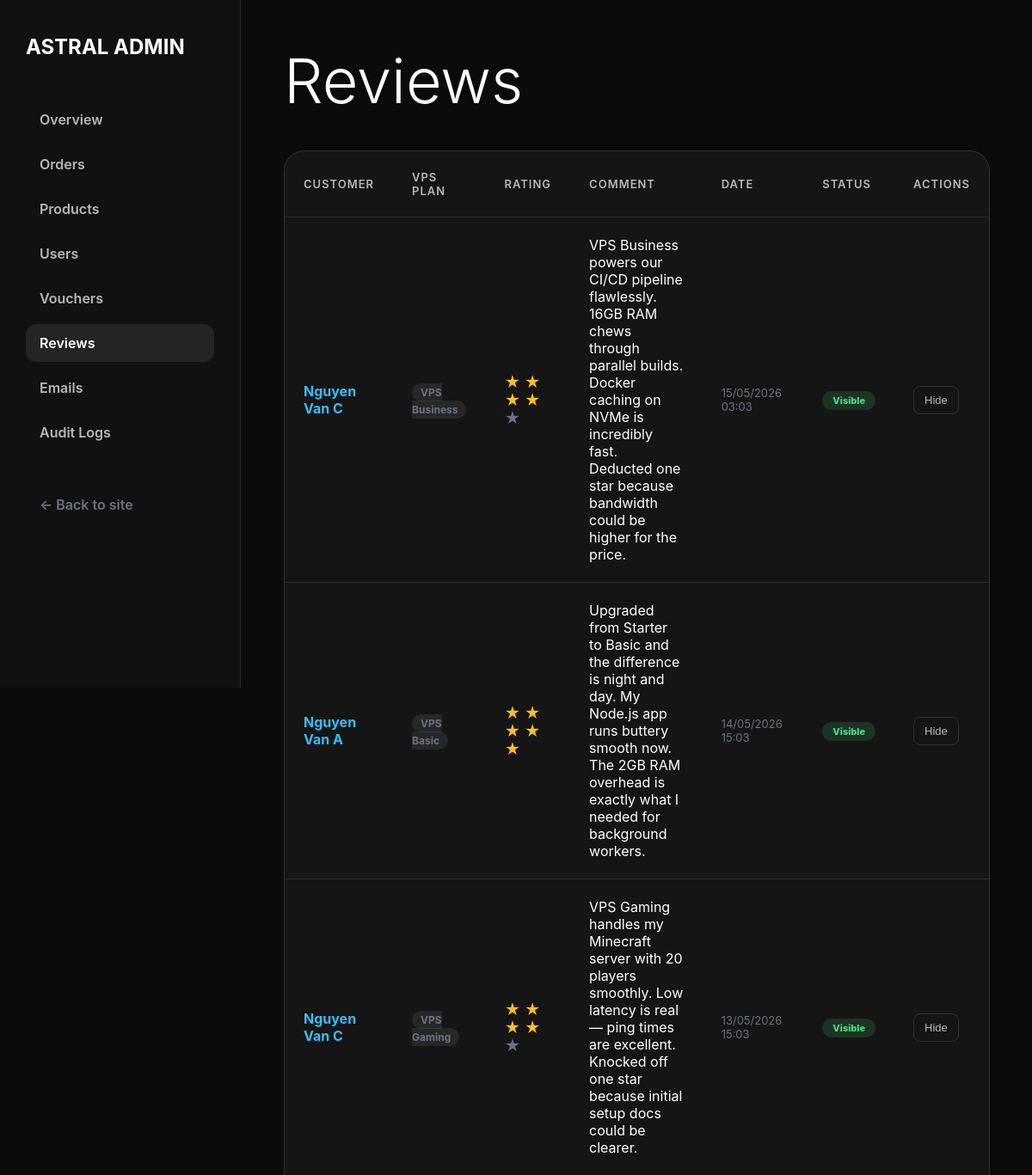
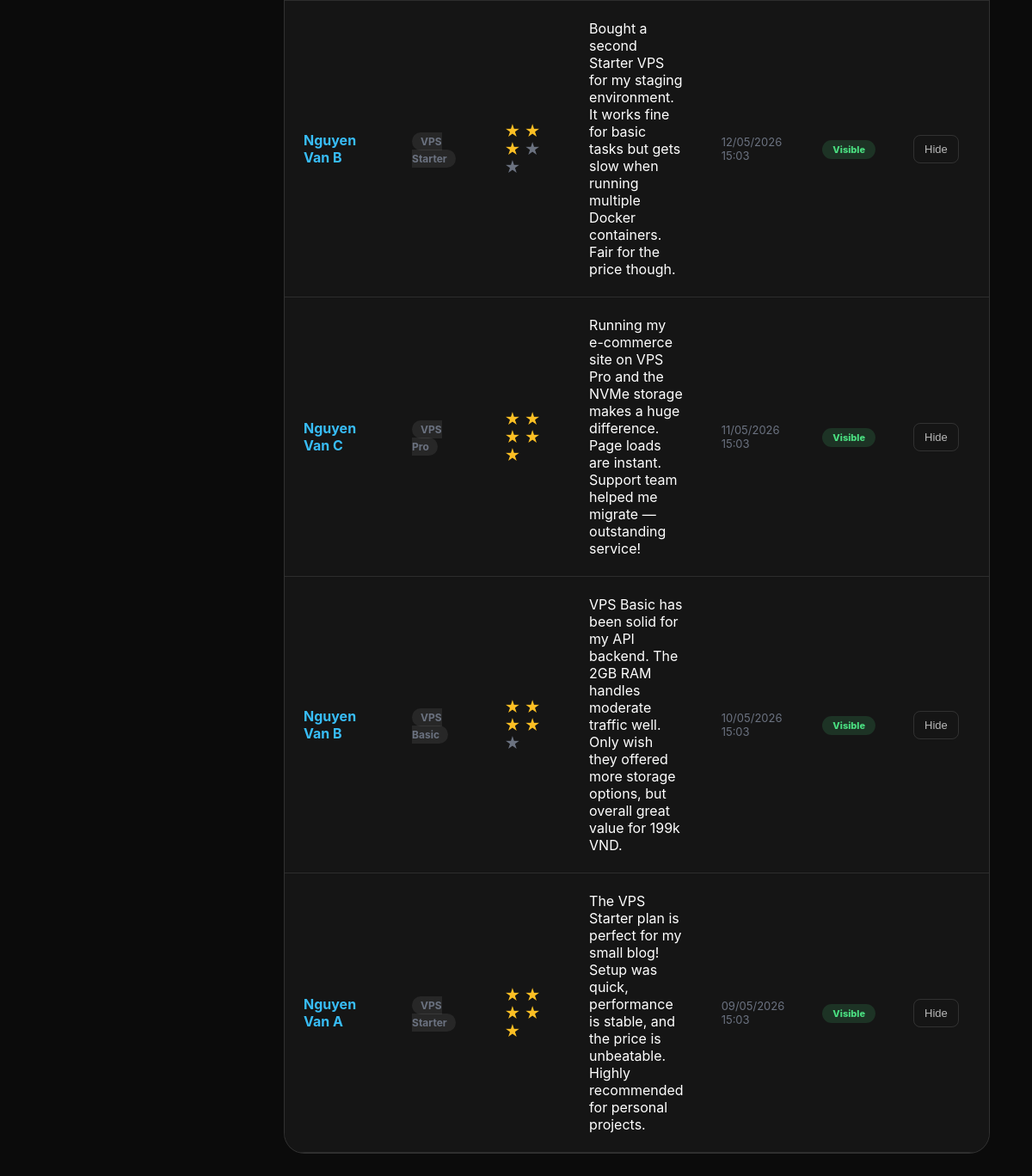
The app's page /admin/reviews (signed in), older data (2 pictures, top to bottom).
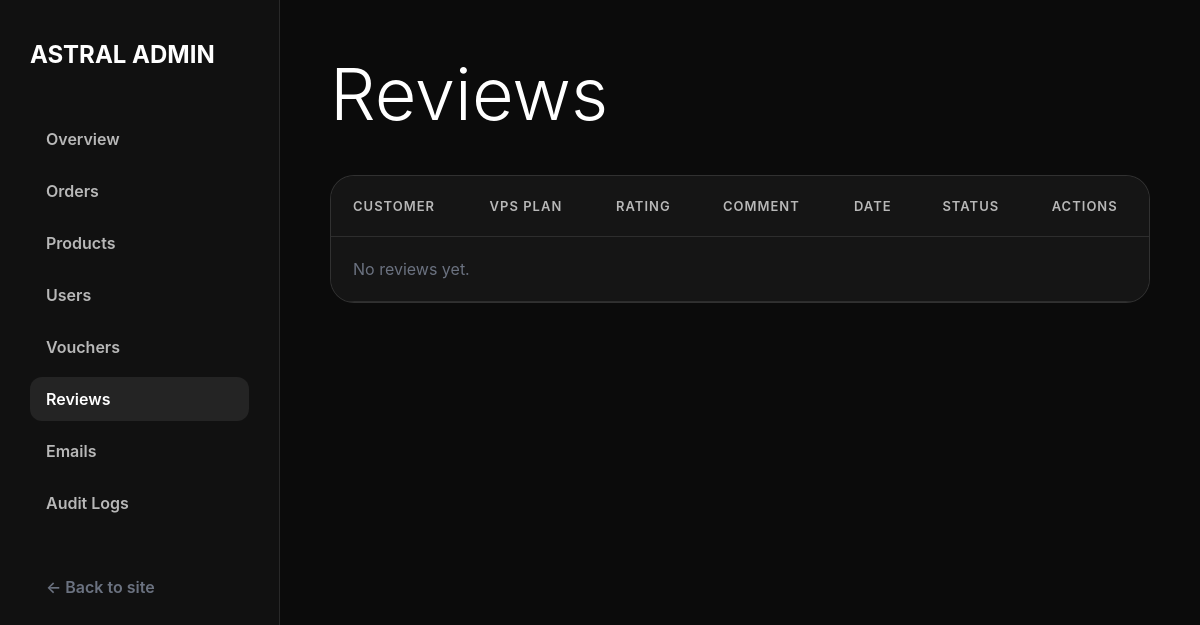
The same page, newer data.
### tables this page shows
CREATE TABLE reviews (
    id          INT UNSIGNED AUTO_INCREMENT PRIMARY KEY,
    user_id     INT UNSIGNED  NOT NULL,
    product_id  INT UNSIGNED  NOT NULL,
    order_id    INT UNSIGNED  NOT NULL,
    rating      TINYINT(1)    NOT NULL CHECK (rating BETWEEN 1 AND 5),
    comment     TEXT          NOT NULL,
    is_visible  TINYINT(1)    NOT NULL DEFAULT 1,
    created_at  TIMESTAMP     NOT NULL DEFAULT CURRENT_TIMESTAMP,
    updated_at  TIMESTAMP     NOT NULL DEFAULT CURRENT_TIMESTAMP ON UPDATE CURRENT_TIMESTAMP,

    UNIQUE KEY uq_review_per_order (user_id, order_id),
    FOREIGN KEY (user_id)    REFERENCES users(id)    ON DELETE CASCADE,
    FOREIGN KEY (product_id) REFERENCES products(id) ON DELETE CASCADE,
    FOREIGN KEY (order_id)   REFERENCES orders(id)   ON DELETE CASCADE,
    INDEX idx_product_visible (product_id, is_visible),
    INDEX idx_rating (rating)
);

CREATE TABLE users (
    id            INT UNSIGNED AUTO_INCREMENT PRIMARY KEY,
    name          VARCHAR(100)  NOT NULL,
    email         VARCHAR(150)  NOT NULL UNIQUE,
    password      VARCHAR(255)  NOT NULL,                         
    phone         VARCHAR(20)   DEFAULT NULL,
    avatar        VARCHAR(255)  DEFAULT 'default_avatar.png',
    role          ENUM('user','staff','admin') NOT NULL DEFAULT 'user',
     
    tier          ENUM('silver','gold','diamond') NOT NULL DEFAULT 'silver',
    total_spent   DECIMAL(15,2) NOT NULL DEFAULT 0.00,
    is_locked     TINYINT(1)    NOT NULL DEFAULT 0,               
    locked_reason VARCHAR(255)  DEFAULT NULL,
    is_verified   TINYINT(1)    NOT NULL DEFAULT 1,               
    verification_token VARCHAR(64) DEFAULT NULL,
    mfa_secret          VARCHAR(32)   DEFAULT NULL,
    mfa_enabled         TINYINT(1)    NOT NULL DEFAULT 0,
    created_at    TIMESTAMP     NOT NULL DEFAULT CURRENT_TIMESTAMP,
    updated_at    TIMESTAMP     NOT NULL DEFAULT CURRENT_TIMESTAMP ON UPDATE CURRENT_TIMESTAMP,

    INDEX idx_role (role),
    INDEX idx_tier (tier),
    INDEX idx_is_locked (is_locked)
);

CREATE TABLE products (
    id            INT UNSIGNED AUTO_INCREMENT PRIMARY KEY,
    name          VARCHAR(150)  NOT NULL,                         
    slug          VARCHAR(200)  NOT NULL UNIQUE,                  
    description   TEXT          DEFAULT NULL,
     
    cpu           VARCHAR(50)   NOT NULL,                         
    ram           VARCHAR(50)   NOT NULL,                         
    storage       VARCHAR(50)   NOT NULL,                         
    bandwidth     VARCHAR(50)   NOT NULL,                         
    os_options    VARCHAR(255)  DEFAULT NULL,                     
     
    price         DECIMAL(15,2) NOT NULL,                         
    stock         INT           NOT NULL DEFAULT 100,             
    image         VARCHAR(255)  DEFAULT 'default_product.png',
     
    is_active     TINYINT(1)    NOT NULL DEFAULT 1,               
    created_by    INT UNSIGNED  DEFAULT NULL,                     
    created_at    TIMESTAMP     NOT NULL DEFAULT CURRENT_TIMESTAMP,
    updated_at    TIMESTAMP     NOT NULL DEFAULT CURRENT_TIMESTAMP ON UPDATE CURRENT_TIMESTAMP,

    FOREIGN KEY (created_by) REFERENCES users(id) ON DELETE SET NULL,
    INDEX idx_is_active (is_active),
    INDEX idx_price (price),
    INDEX idx_slug (slug)
);

### src/Controllers/AdminReviewController.php (called while the page is built, shortened)
<?php
class AdminReviewController extends Controller {
    public function index() {
        $reviews = Review::getAllForAdmin();
        require_once __DIR__ . '/../Views/admin/reviews/index.php';
    }
}

### src/index.php (called while the page is built, shortened)
<?php
    $router = new Router();
    $router->get('/',           \App\Controllers\ProductController::class, 'index');
    $router->get('/plans',      \App\Controllers\ProductController::class, 'plans');
    $router->get('/product',    \App\Controllers\ProductController::class, 'detail');
    $router->get('/blog',       \App\Controllers\ProductController::class, 'blog');
    $router->get('/docs',       \App\Controllers\ProductController::class, 'docs');
    $router->get('/api/health', \App\Controllers\HealthController::class, 'index');
    $router->get('/api/service-status', \App\Controllers\ConsoleController::class, 'status');
    $router->get('/login',      \App\Controllers\AuthController::class, 'login');
    $router->post('/login',     \App\Controllers\AuthController::class, 'login');
    $router->get('/register',   \App\Controllers\AuthController::class, 'register');
    $router->post('/register',  \App\Controllers\AuthController::class, 'register');
    $router->get('/logout',     \App\Controllers\AuthController::class, 'logout');
    $router->get('/verify',     \App\Controllers\AuthController::class, 'verify');
    $router->get('/verify-otp', \App\Controllers\AuthController::class, 'showOtpForm');
    $router->post('/verify-otp',\App\Controllers\AuthController::class, 'showOtpForm');
    $router->get('/forgot-password',    \App\Controllers\PasswordResetController::class, 'forgot');
    $router->post('/forgot-password',   \App\Controllers\PasswordResetController::class, 'forgot');
    $router->get('/reset-password',     \App\Controllers\PasswordResetController::class, 'reset');
    $router->post('/reset-password',    \App\Controllers\PasswordResetController::class, 'reset');
    $router->get('/mfa-verify',     \App\Controllers\AuthController::class, 'mfaVerify');
    $router->post('/mfa-verify',    \App\Controllers\AuthController::class, 'mfaVerify');
    $router->get('/mfa-setup',      \App\Controllers\ProfileController::class, 'setupMfa');
    $router->post('/mfa-setup',     \App\Controllers\ProfileController::class, 'setupMfa');
    $router->get('/cart',           \App\Controllers\CartController::class, 'index');
    $router->post('/cart/add',      \App\Controllers\CartController::class, 'add');
    $router->post('/cart/remove',   \App\Controllers\CartController::class, 'remove');
    $router->post('/cart/update',   \App\Controllers\CartController::class, 'update');
    $router->get('/cart/count',     \App\Controllers\CartController::class, 'count');
    $router->get('/checkout',       \App\Controllers\CheckoutController::class, 'index');
    $router->post('/checkout/place-order',      \App\Controllers\CheckoutController::class, 'placeOrder');
    $router->get('/checkout/place-order',       \App\Controllers\CheckoutController::class, 'placeOrderGet');
    $router->get('/checkout/success',           \App\Controllers\CheckoutController::class, 'success');
    $router->post('/checkout/validate-voucher', \App\Controllers\CheckoutController::class, 'validateVoucher');
    $router->get('/payment/vnpay-return',   \App\Controllers\PaymentController::class, 'vnpayReturn');
    $router->get('/payment/vnpay-ipn',      \App\Controllers\PaymentController::class, 'vnpayIpn');
    $router->get('/orders',             \App\Controllers\OrderController::class, 'index');
    $router->get('/orders/invoice',     \App\Controllers\OrderController::class, 'invoice');
    $router->post('/orders/cancel',     \App\Controllers\OrderController::class, 'cancel');
    $router->post('/service/stop',      \App\Controllers\ServiceController::class, 'stop');
    $router->post('/service/start',     \App\Controllers\ServiceController::class, 'start');
    $router->post('/service/restart',   \App\Controllers\ServiceController::class, 'restart');
    $router->post('/service/rebuild',   \App\Controllers\ServiceController::class, 'rebuild');
    $router->get('/inbox',              \App\Controllers\InboxController::class, 'index');
    $router->post('/inbox/read',        \App\Controllers\InboxController::class, 'markRead');
    $router->get('/profile',            \App\Controllers\ProfileController::class, 'index');
    $router->post('/profile/update',    \App\Controllers\ProfileController::class, 'update');
    $router->get('/console',            \App\Controllers\ConsoleController::class, 'index');
    $router->get('/admin/orders',           \App\Controllers\AdminOrderController::class, 'index');
    $router->get('/admin/orders/invoice',   \App\Controllers\AdminOrderController::class, 'invoice');
    $router->post('/admin/orders/update',   \App\Controllers\AdminOrderController::class, 'update');
    $router->get('/admin/products',         \App\Controllers\AdminProductController::class, 'index');
    $router->post('/admin/products/store',  \App\Controllers\AdminProductController::class, 'store');
    $router->post('/admin/products/update', \App\Controllers\AdminProductController::class, 'update');
    $router->post('/admin/products/toggle', \App\Controllers\AdminProductController::class, 'toggle');
    $router->get('/admin',                  \App\Controllers\AdminDashboardController::class, 'index');
    $router->get('/admin/dashboard',        \App\Controllers\AdminDashboardController::class, 'index');
    $router->get('/admin/users',            \App\Controllers\AdminUserController::class, 'index');
    $router->post('/admin/users/toggle-lock', \App\Controllers\AdminUserController::class, 'toggleLock');
    $router->get('/admin/vouchers',         \App\Controllers\AdminVoucherController::class, 'index');
    $router->post('/admin/vouchers/store',  \App\Controllers\AdminVoucherController::class, 'store');
    $router->post('/admin/vouchers/toggle', \App\Controllers\AdminVoucherController::class, 'toggle');
    $router->get('/admin/reviews',          \App\Controllers\AdminReviewController::class, 'index');
    $router->post('/admin/reviews/toggle',   \App\Controllers\AdminReviewController::class, 'toggle');
    $router->get('/admin/emails',           \App\Controllers\AdminEmailController::class, 'index');
    $router->post('/admin/emails/send',     \App\Controllers\AdminEmailController::class, 'send');
    $router->get('/admin/audit-logs',      \App\Controllers\AdminAuditLogController::class, 'index');
    $router->post('/review/submit',        \App\Controllers\ReviewController::class, 'submit');
    $router->dispatch();

### src/Models/Review.php (called while the page is built, shortened)
<?php
class Review {
    public static function getAllForAdmin(): array {
        $pdo = Database::getConnection();
        $sql = "
            SELECT r.*, u.name AS customer_name, p.name AS product_name
            FROM reviews r
            JOIN users u ON r.user_id = u.id
            JOIN products p ON r.product_id = p.id
            ORDER BY r.created_at DESC
        ";
        return $pdo->query($sql)->fetchAll(\PDO::FETCH_ASSOC);
    }
}

### src/Views/admin/reviews/index.php (the view, shortened to what the rows shown need)
<!DOCTYPE html>
<html lang="en">
<head>
    <link rel="stylesheet" href="/css/base.css">
</head>
<body>
    <div class="admin-layout">
        <div class="admin-sidebar">
            <h2>ASTRAL ADMIN</h2>
        </div>
        <div class="admin-content">
            <h1>Reviews</h1>
            <div style="background:#151515;border-radius:24px;border:1px solid rgba(255,255,255,0.12);overflow:hidden;">
                <div class="table-responsive">
                    <table class="admin-table">
                        <thead>
                            <tr>
                                <th>Customer</th>
                                <th>VPS Plan</th>
                                <th>Rating</th>
                                <th>Comment</th>
                                <th>Date</th>
                                <th>Status</th>
                                <th>Actions</th>
                            </tr>
                        </thead>
                        <tbody>
                            <?php if(empty($reviews)): ?>
                                <tr><td colspan="7" class="text-center text-muted py-4">No reviews yet.</td></tr>
                            <?php else: ?>
                                <?php foreach ($reviews as $r): ?>
                                    <tr>
                                        <td class="fw-bold" style="color:#38bdf8;"><?= htmlspecialchars($r['customer_name']) ?></td>
                                        <td><span style="padding:3px 10px;border-radius:999px;background:rgba(255,255,255,0.08);color:#6b7280;font-size:12px;font-weight:700;"><?= htmlspecialchars($r['product_name']) ?></span></td>
                                        <td class="star-rating">
                                            <?php for($i=1; $i<=5; $i++): ?>
                                                <span class="star <?= $i > $r['rating'] ? 'empty' : '' ?>">★</span>
                                            <?php endfor; ?>
                                        </td>
                                        <td style="max-width:300px;"><?= nl2br(htmlspecialchars($r['comment'])) ?></td>
                                        <td style="color:#6b7280;font-size:13px;"><?= date('d/m/Y H:i', strtotime($r['created_at'])) ?></td>
                                        <td>
                                            <span class="r-status <?= $r['is_visible'] ? 'visible' : 'hidden' ?>"><?= $r['is_visible'] ? 'Visible' : 'Hidden' ?></span>
                                        </td>
                                        <td>
                                            <form action="/admin/reviews/toggle" method="POST">
                                                <button type="submit" class="action-btn <?= $r['is_visible'] ? 'danger' : 'success' ?>"><?= $r['is_visible'] ? 'Hide' : 'Unhide' ?></button>
                                            </form>
                                        </td>
                                    </tr>
                                <?php endforeach; ?>
                            <?php endif; ?>
                        </tbody>
                    </table>
                </div>
            </div>
        </div>
    </div>
</body>
</html>

Row changes from the older to the newer data that the page shows:
removed reviews: user.name "Nguyen Van C", product.name "VPS Business", comment "VPS Business powers our CI/CD pipeline flawlessly. 16GB RAM chews through parallel builds. Docker caching on NVMe is incredibly fast. Deducted one star because bandwidth could be higher for the price.", created_at "15/05/2026 03:03", is_visible "Visible"
removed reviews: user.name "Nguyen Van A", product.name "VPS Basic", comment "Upgraded from Starter to Basic and the difference is night and day. My Node.js app runs buttery smooth now. The 2GB RAM overhead is exactly what I needed for background workers.", created_at "14/05/2026 15:03", is_visible "Visible"
removed reviews: user.name "Nguyen Van C", product.name "VPS Gaming", comment "VPS Gaming handles my Minecraft server with 20 players smoothly. Low latency is real — ping times are excellent. Knocked off one star because initial setup docs could be clearer.", created_at "13/05/2026 15:03", is_visible "Visible"
removed reviews: user.name "Nguyen Van B", product.name "VPS Starter", comment "Bought a second Starter VPS for my staging environment. It works fine for basic tasks but gets slow when running multiple Docker containers. Fair for the price though.", created_at "12/05/2026 15:03", is_visible "Visible"
removed reviews: user.name "Nguyen Van C", product.name "VPS Pro", comment "Running my e-commerce site on VPS Pro and the NVMe storage makes a huge difference. Page loads are instant. Support team helped me migrate — outstanding service!", created_at "11/05/2026 15:03", is_visible "Visible"
removed reviews: user.name "Nguyen Van B", product.name "VPS Basic", comment "VPS Basic has been solid for my API backend. The 2GB RAM handles moderate traffic well. Only wish they offered more storage options, but overall great value for 199k VND.", created_at "10/05/2026 15:03", is_visible "Visible"
removed reviews: user.name "Nguyen Van A", product.name "VPS Starter", comment "The VPS Starter plan is perfect for my small blog! Setup was quick, performance is stable, and the price is unbeatable. Highly recommended for personal projects.", created_at "09/05/2026 15:03", is_visible "Visible"
Text that changed along with them:
text now shown: "No reviews yet."
